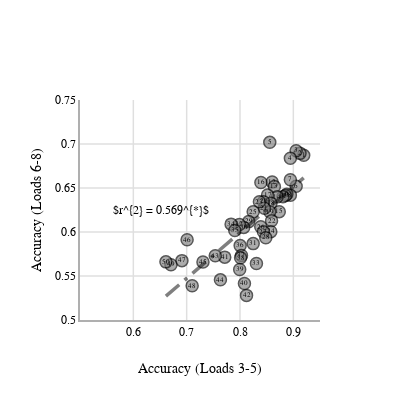

Here is the notebook cell this chart was saved with:
### Markdown cell above
## Check for consistencies when compared across target load sets for these ranked individuals

### Code cell
odd_set = [6,7,8]
even_set = [3,4,5]
sub_id = individual_ranking['subject_Num'].to_numpy()

even_load_data = behavior_data.filter_by(even_set,'num_targets')
individual_even_load_data = even_load_data.groupby('subject_Num',operations = {'avg_accuracy':agg.MEAN('accuracy')})
individual_even_load_data = individual_even_load_data.sort('subject_Num')
individual_even_load_data['rank'] = individual_ranking['rank']
individual_even_load_data = individual_even_load_data.sort('rank')

odd_load_data = behavior_data.filter_by(odd_set,'num_targets')
individual_odd_load_data = odd_load_data.groupby('subject_Num',operations = {'avg_accuracy':agg.MEAN('accuracy')})
individual_odd_load_data = individual_odd_load_data.sort('subject_Num')
individual_odd_load_data['rank'] = individual_ranking['rank']
individual_odd_load_data = individual_odd_load_data.sort('rank')

hsb = individual_odd_load_data
hsb['avg_accuracy_even'] = individual_even_load_data['avg_accuracy']
hsb2 = hsb.to_dataframe()

mod = ols("avg_accuracy ~ avg_accuracy_even", data=hsb2)
res = mod.fit()
print(res.rsquared)

sec2_trace = go.Scatter(x = individual_even_load_data['avg_accuracy'].to_numpy(),
                       y = individual_odd_load_data['avg_accuracy'].to_numpy(),
                       mode='markers+text', marker = dict(size = 12, opacity = 0.65, color = 'gray',line = dict(width = 1.5, color='black')),
                       text = individual_even_load_data['rank'].to_numpy(),
                        textfont = dict(size = 7),
                       showlegend=False)

sec2_trace_fit = go.Scatter(x = np.linspace(individual_even_load_data['avg_accuracy'].min(),individual_even_load_data['avg_accuracy'].max(),100),
                   y = np.linspace(individual_even_load_data['avg_accuracy'].min(),individual_even_load_data['avg_accuracy'].max(),100)*res.params[1] + res.params[0],
                    mode='lines', opacity = 0.5,
                  line = dict(width = 3.5, color='black', dash = 'longdashdot'),
                    name = '$r^{2}_{partial} = 0.753$',
                   showlegend=False)


layout = go.Layout(title = '',font = dict(size = 12),
                  xaxis = dict(title = 'Accuracy (Loads 3-5)'),
                  yaxis = dict(title = 'Accuracy (Loads 6-8)'), plot_bgcolor = 'rgba(0,0,0,0)')

fig = go.Figure(data = [sec2_trace, sec2_trace_fit], layout = layout)
fig['layout']['annotations']= [dict(x=.6525,y=.625,xref='x',yref='y',text='$r^{2} = 0.569^{*}$', showarrow=False, font=dict(
                family="Times", color='black'
            ))]
fig['layout'].update(width = 400, height = 400, font = dict(family = 'Times,Bold', size = 12, color='black'))
fig.update_xaxes(showline=True, linewidth = 2, tickvals=['',0.6,0.7,0.8,0.9],linecolor = '#AFAFAF', range = [0.5, 0.95], showgrid=True, gridwidth=1.5, gridcolor='#DFDFDF', zeroline=True, zerolinecolor = '#AFAFAF', zerolinewidth = 2.5, nticks = 8)
fig.update_yaxes(showline = True, linewidth = 2, linecolor = '#AFAFAF',range = [0.5, 0.75], showgrid=True, gridwidth=1.5, gridcolor='#DFDFDF', zeroline=True, zerolinecolor = '#AFAFAF', zerolinewidth = 2.5, nticks = 8)
fig.show()
fig.write_image("/Users/supadhy6/Dropbox/Shared with Adi/Results_images/consistent_individual_differences_split_by_target_load.png")
fig.write_image("/Users/supadhy6/Dropbox/Shared with Adi/Results_images/consistent_individual_differences_split_by_target_load.svg")
fig.write_image("/Users/supadhy6/Dropbox/Shared with Adi/Results_images/consistent_individual_differences_split_by_target_load.pdf")
#py.iplot(fig, filename='split half correlations across target loads')

### Figure 1 — Plotly figure (JSON) as saved in the notebook; plotly's stock layout.template omitted (floating-point values rounded to 4 significant figures)
{"data": [{"marker": {"color": "gray", "line": {"color": "black", "width": 1.5}, "opacity": 0.65, "size": 12}, "mode": "markers+text", "showlegend": false, "text": [1, 2, 3, 4, 5, 6, 7, 8, 9, 10, 11, 12, 13, 14, 15, 16, 17, 18, 19, 20, 21, 22, 23, 24, 25, 26, 27, 28, 29, 30, 31, 32, 33, 34, 35, 36, 37, 38, 39, 40, 41, 42, 43, 44, 45, 46, 47, 48, 49, 50], "textfont": {"size": 7}, "type": "scatter", "x": [0.9194, 0.9125, 0.9053, 0.8944, 0.8558, 0.9053, 0.8944, 0.8944, 0.8878, 0.8853, 0.8806, 0.8603, 0.8644, 0.8697, 0.8736, 0.8392, 0.8517, 0.8581, 0.8558, 0.8442, 0.8458, 0.8592, 0.8364, 0.8578, 0.8247, 0.8389, 0.8439, 0.8483, 0.8164, 0.8069, 0.8247, 0.7989, 0.8308, 0.7833, 0.7903, 0.8003, 0.8028, 0.8011, 0.7994, 0.8083, 0.7714, 0.8122, 0.7536, 0.7633, 0.7306, 0.7008, 0.6911, 0.7103, 0.6706, 0.6611], "y": [0.6871, 0.6893, 0.6924, 0.6837, 0.7019, 0.6521, 0.6594, 0.6417, 0.643, 0.6414, 0.6402, 0.6569, 0.6518, 0.6399, 0.6231, 0.6562, 0.6422, 0.6327, 0.623, 0.6344, 0.6271, 0.6127, 0.6343, 0.6004, 0.6229, 0.606, 0.6002, 0.5936, 0.6118, 0.6052, 0.5868, 0.6085, 0.5643, 0.6089, 0.6017, 0.5845, 0.5732, 0.5706, 0.5574, 0.5416, 0.5714, 0.528, 0.573, 0.5456, 0.5659, 0.5912, 0.5675, 0.5388, 0.5628, 0.5661]}, {"line": {"color": "black", "dash": "longdashdot", "width": 3.5}, "mode": "lines", "name": "$r^{2}_{partial} = 0.753$", "opacity": 0.5, "showlegend": false, "type": "scatter", "x": [0.6611, 0.6637, 0.6663, 0.6689, 0.6715, 0.6742, 0.6768, 0.6794, 0.682, 0.6846, 0.6872, 0.6898, 0.6924, 0.695, 0.6976, 0.7003, 0.7029, 0.7055, 0.7081, 0.7107, 0.7133, 0.7159, 0.7185, 0.7211, 0.7237, 0.7263, 0.729, 0.7316, 0.7342, 0.7368, 0.7394, 0.742, 0.7446, 0.7472, 0.7498, 0.7524, 0.7551, 0.7577, 0.7603, 0.7629, 0.7655, 0.7681, 0.7707, 0.7733, 0.7759, 0.7785, 0.7811, 0.7838, 0.7864, 0.789, 0.7916, 0.7942, 0.7968, 0.7994, 0.802, 0.8046, 0.8072, 0.8098, 0.8125, 0.8151, 0.8177, 0.8203, 0.8229, 0.8255, 0.8281, 0.8307, 0.8333, 0.8359, 0.8386, 0.8412, 0.8438, 0.8464, 0.849, 0.8516, 0.8542, 0.8568, 0.8594, 0.862, 0.8646, 0.8673, 0.8699, 0.8725, 0.8751, 0.8777, 0.8803, 0.8829, 0.8855, 0.8881, 0.8907, 0.8934, 0.896, 0.8986, 0.9012, 0.9038, 0.9064, 0.909, 0.9116, 0.9142, 0.9168, 0.9194], "y": [0.5272, 0.5285, 0.5299, 0.5312, 0.5326, 0.5339, 0.5353, 0.5367, 0.538, 0.5394, 0.5407, 0.5421, 0.5434, 0.5448, 0.5462, 0.5475, 0.5489, 0.5502, 0.5516, 0.553, 0.5543, 0.5557, 0.557, 0.5584, 0.5597, 0.5611, 0.5625, 0.5638, 0.5652, 0.5665, 0.5679, 0.5692, 0.5706, 0.572, 0.5733, 0.5747, 0.576, 0.5774, 0.5788, 0.5801, 0.5815, 0.5828, 0.5842, 0.5855, 0.5869, 0.5883, 0.5896, 0.591, 0.5923, 0.5937, 0.595, 0.5964, 0.5978, 0.5991, 0.6005, 0.6018, 0.6032, 0.6046, 0.6059, 0.6073, 0.6086, 0.61, 0.6113, 0.6127, 0.6141, 0.6154, 0.6168, 0.6181, 0.6195, 0.6209, 0.6222, 0.6236, 0.6249, 0.6263, 0.6276, 0.629, 0.6304, 0.6317, 0.6331, 0.6344, 0.6358, 0.6371, 0.6385, 0.6399, 0.6412, 0.6426, 0.6439, 0.6453, 0.6467, 0.648, 0.6494, 0.6507, 0.6521, 0.6534, 0.6548, 0.6562, 0.6575, 0.6589, 0.6602, 0.6616]}], "layout": {"annotations": [{"font": {"color": "black", "family": "Times"}, "showarrow": false, "text": "$r^{2} = 0.569^{*}$", "x": 0.6525, "xref": "x", "y": 0.625, "yref": "y"}], "font": {"color": "black", "family": "Times,Bold", "size": 12}, "height": 400, "plot_bgcolor": "rgba(0,0,0,0)", "title": {"text": ""}, "width": 400, "xaxis": {"gridcolor": "#DFDFDF", "gridwidth": 1.5, "linecolor": "#AFAFAF", "linewidth": 2, "nticks": 8, "range": [0.5, 0.95], "showgrid": true, "showline": true, "tickvals": ["", 0.6, 0.7, 0.8, 0.9], "title": {"text": "Accuracy (Loads 3-5)"}, "zeroline": true, "zerolinecolor": "#AFAFAF", "zerolinewidth": 2.5}, "yaxis": {"gridcolor": "#DFDFDF", "gridwidth": 1.5, "linecolor": "#AFAFAF", "linewidth": 2, "nticks": 8, "range": [0.5, 0.75], "showgrid": true, "showline": true, "title": {"text": "Accuracy (Loads 6-8)"}, "zeroline": true, "zerolinecolor": "#AFAFAF", "zerolinewidth": 2.5}}}
